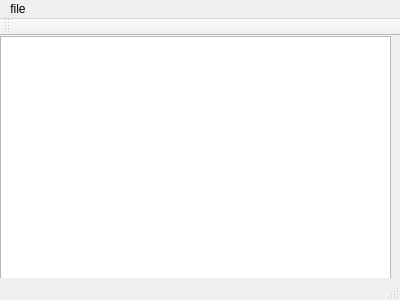
<?xml version="1.0" encoding="UTF-8"?>
<ui version="4.0">
 <class>MainWindow</class>
 <widget class="QMainWindow" name="MainWindow">
  <property name="geometry">
   <rect>
    <x>0</x>
    <y>0</y>
    <width>400</width>
    <height>300</height>
   </rect>
  </property>
  <property name="windowTitle">
   <string>MainWindow</string>
  </property>
  <widget class="QWidget" name="centralWidget">
   <widget class="QTextEdit" name="textEdit">
    <property name="geometry">
     <rect>
      <x>0</x>
      <y>0</y>
      <width>391</width>
      <height>251</height>
     </rect>
    </property>
   </widget>
  </widget>
  <widget class="QMenuBar" name="menuBar">
   <property name="geometry">
    <rect>
     <x>0</x>
     <y>0</y>
     <width>400</width>
     <height>17</height>
    </rect>
   </property>
   <widget class="QMenu" name="menufile">
    <property name="title">
     <string>file</string>
    </property>
    <addaction name="actionopen"/>
    <addaction name="actionnew"/>
    <addaction name="actionsave"/>
   </widget>
   <addaction name="menufile"/>
  </widget>
  <widget class="QToolBar" name="mainToolBar">
   <attribute name="toolBarArea">
    <enum>TopToolBarArea</enum>
   </attribute>
   <attribute name="toolBarBreak">
    <bool>false</bool>
   </attribute>
  </widget>
  <widget class="QStatusBar" name="statusBar"/>
  <action name="actionopen">
   <property name="text">
    <string>open</string>
   </property>
  </action>
  <action name="actionnew">
   <property name="text">
    <string>new</string>
   </property>
  </action>
  <action name="actionsave">
   <property name="text">
    <string>save</string>
   </property>
  </action>
 </widget>
 <layoutdefault spacing="6" margin="11"/>
 <resources/>
 <connections/>
</ui>
